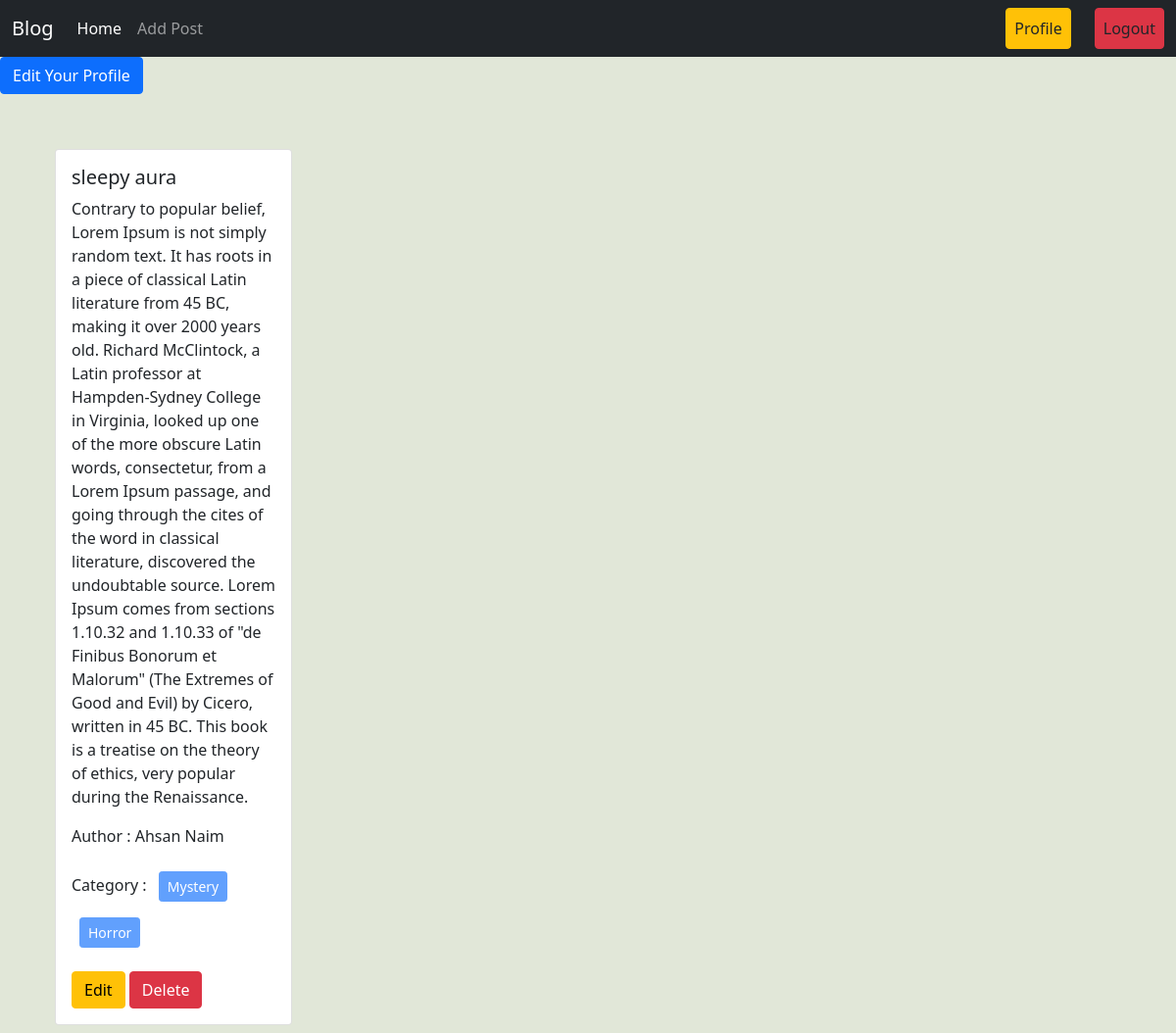
The app's page /author/profile/ (signed in) with its own data.
### posts/models.py (models this page shows, shortened)
class Post(models.Model):
    title = models.CharField(max_length=50)
    content = models.TextField()
    category = models.ManyToManyField(Category)
    author = models.ForeignKey(User, on_delete=models.CASCADE)
    image = models.ImageField(upload_to = 'posts/media/uploads/',blank=True, null=True)

### categories/models.py (models this page shows, shortened)
class Category(models.Model):
    name = models.CharField(max_length=100)
    slug = models.SlugField(max_length=100, unique=True, blank=True, null=True)

### author/views.py (the view)
# urls.py: path('profile/', views.profile, name = 'profile'),
@login_required
def profile(request):
    data = Post.objects.filter(author = request.user)
    return render(request, 'profile.html',{'data':data})

### author/templates/profile.html
{% extends 'base.html' %} {% load crispy_forms_tags %} {% block content %}
<div>
  <a href="{% url 'edit_profile' %}" class="btn btn-primary"
    >Edit Your Profile</a
  >
</div>
<div class="row px-5 pt-5">
  {% for post in data %}
  <div class="col-sm-3">
    <div class="card m-2">
      <div class="card-body">
        <h5 class="card-title">{{post.title}}</h5>
        <p class="card-text">{{post.content}}</p>
        <p>Author : {{post.author.first_name}} {{post.author.last_name}}</p>
        <p>
          Category : {% for cat in post.category.all %}
          <button class="btn btn-primary btn-sm m-2" disabled>
            {{cat.name}}
          </button>
          {% endfor %}
        </p>
        <a href="{% url 'edit_post' post.id %}" class="btn btn-warning">Edit</a>
        <a href="{% url 'delete_post' post.id %}" class="btn btn-danger"
          >Delete
        </a>
      </div>
    </div>
  </div>
  {% endfor %}
</div>
{% endblock %}

### records on screen
Post: title "sleepy aura", content "Contrary to popular belief, Lorem Ipsum is not simply random text. It has roots in a piece of classical Latin literature from 45 BC, making it over 2000 years old. Richard McClintock, a Latin professor at Hampden-Sydney College in Virginia, looked up one of the more obscure Latin words, consectetur, from a Lorem Ipsum passage, and going through the cites of the word in classical literature, discovered the undoubtable source. Lorem Ipsum comes from sections 1.10.32 and 1.10.33 of \"de Finibus Bonorum et Malorum\" (The Extremes of Good and Evil) by Cicero, written in 45 BC. This book is a treatise on the theory of ethics, very popular during the Renaissance.", author.first_name "Ahsan", author.last_name "Naim"
Category: name "Mystery"
Category: name "Horror"
